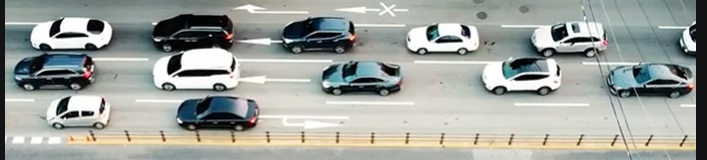
#> input picture opencv_study/images/cars.png, 707 x 160 px, found by its file name
$ python opencv_test.py
#> lines starting #> are read from the running program, lines starting #| are printed output that depends on the picture; after the words box and inside, x2 and y2 are one past the last pixel; in counts of white or black regions, pixels touching at a corner belong together

import cv2

img = cv2.imread("opencv_study/images/cars.png")
#> img is the input picture: shape (160, 707, 3); mean B, G, R 157.5, 163, 158.7

gray = cv2.cvtColor(img, cv2.COLOR_BGR2GRAY)
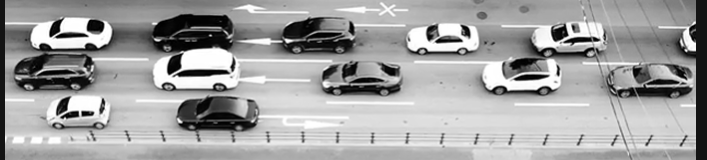
#> gray: shape (160, 707); min 0, max 255, mean 161.1

blur =  cv2.GaussianBlur(gray, (5,5), 0)
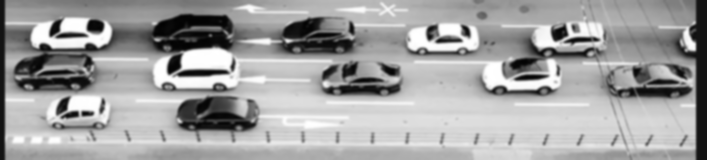
#> blur: shape (160, 707); min 2, max 255, mean 161.1

_, thresh = cv2.threshold(
    blur, 120, 255, cv2.THRESH_BINARY
)
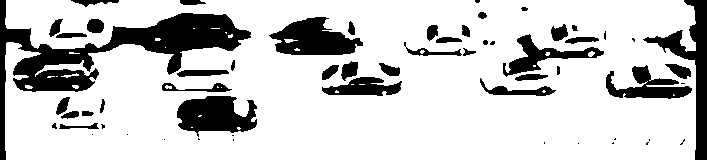
#> thresh: shape (160, 707); 79.7% white; 59 black regions (19 under 20 px)

contours, hier = cv2.findContours(
    thresh,
    cv2.RETR_EXTERNAL,
    cv2.CHAIN_APPROX_SIMPLE
)
#> contours = 13 contours, 12 with area under 20; largest, box (x1, y1, x2, y2) and area: (5, 0, 696, 160) 100723

result = img.copy()
count = 0

for contour in contours:
    area = cv2.contourArea(contour)
    if area > 200:
        count += 1
#> this loop made 13 passes
#> (area, count) on pass 13: (100723, 1)
#> after the loop, count = 1

# cv2.drawContours( result, contours, -1, (0,0,255), 2)
print("차량 수 : ", count)
#| 차량 수 :  1

cv2.imshow("thr", thresh)
cv2.imshow("contour", result)
cv2.waitKey(0)
cv2.destroyAllWindows()

$ run again, with opencv_study/images/coin.png copied over opencv_study/images/cars.png
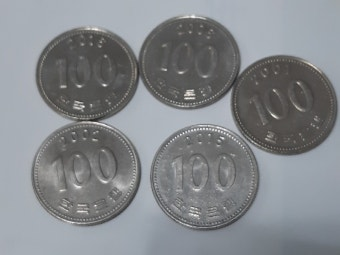
#> input picture opencv_study/images/coin.png, 340 x 255 px, found by its file name
#> img is the input picture: shape (255, 340, 3); mean B, G, R 138.8, 135.2, 131.8
#> `blur =  cv2.GaussianBlur(gray, (5,5), 0)`:
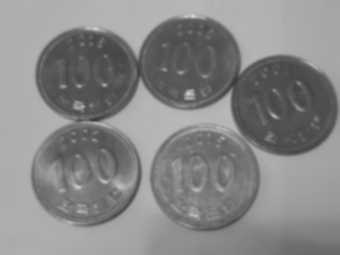
#> blur: shape (255, 340); min 56, max 215, mean 134.6
#> `_, thresh = cv2.threshold( blur, 120, 255, cv2.THRESH_BINARY )`:
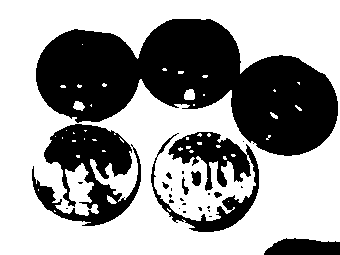
#> thresh: shape (255, 340); 61.2% white; 26 black regions (17 under 20 px)
#> contours = 1 contour; box (x1, y1, x2, y2) and area: (0, 0, 340, 255) 85080
#> the loop `for contour in contours:` made 1 pass
#> (area, count) on pass 1: (85080, 1)
#> after the loop `for contour in contours:`: count = 1
#| 차량 수 :  1

$ run again, with opencv_study/images/door.png copied over opencv_study/images/cars.png
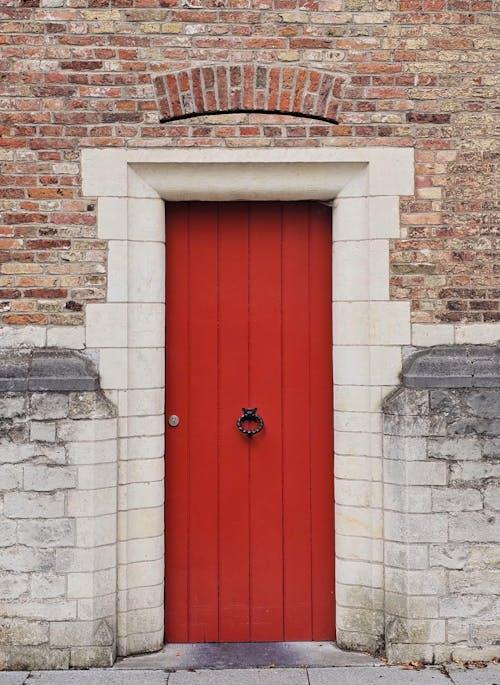
#> input picture opencv_study/images/door.png, 500 x 685 px, found by its file name
#> img is the input picture: shape (685, 500, 3); mean B, G, R 125.6, 133.2, 171.6
#> `gray = cv2.cvtColor(img, cv2.COLOR_BGR2GRAY)`:
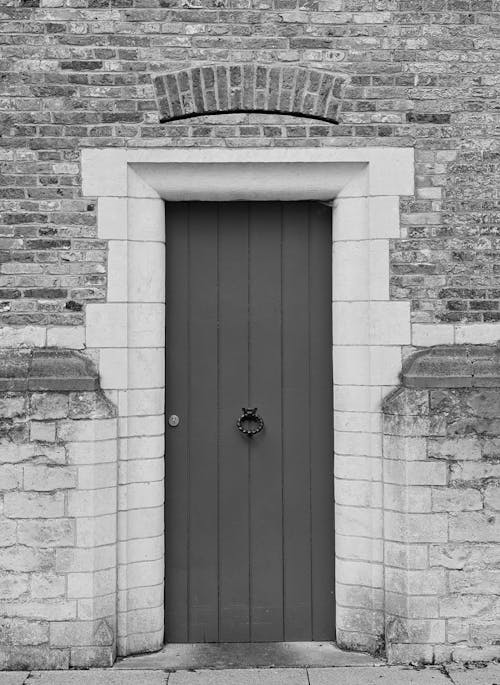
#> gray: shape (685, 500); min 0, max 248, mean 143.9
#> `_, thresh = cv2.threshold( blur, 120, 255, cv2.THRESH_BINARY )`:
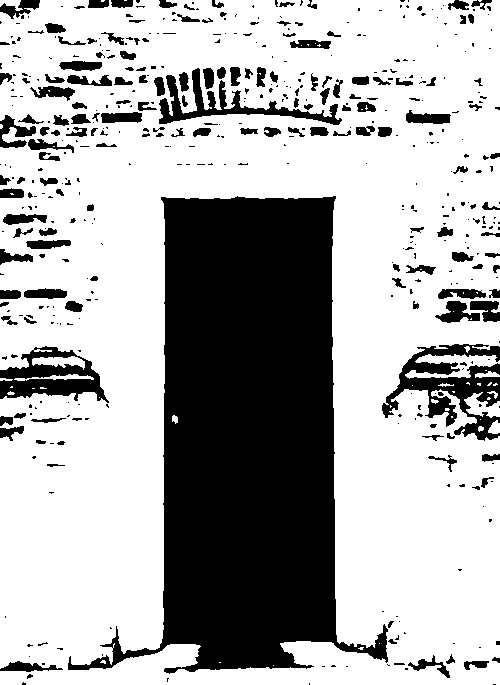
#> thresh: shape (685, 500); 68.6% white; 493 black regions (335 under 20 px)
#> contours = 36 contours, 28 with area under 20; largest, box (x1, y1, x2, y2) and area: (0, 0, 500, 685) 325541, (405, 354, 500, 379) 946, (464, 392, 500, 418) 423, (32, 356, 85, 370) 358, (14, 374, 94, 381) 156, (0, 0, 23, 11) 105, (488, 420, 500, 434) 98, (475, 371, 500, 378) 78
#> the loop `for contour in contours:` made 36 passes
#> area on passes 2, 10, 24, 25, 27, 28, 35, 36: 98, 423, 155.5, 78.5, 358, 946.5, 325541, 105
#> after the loop `for contour in contours:`: count = 4
#| 차량 수 :  4
